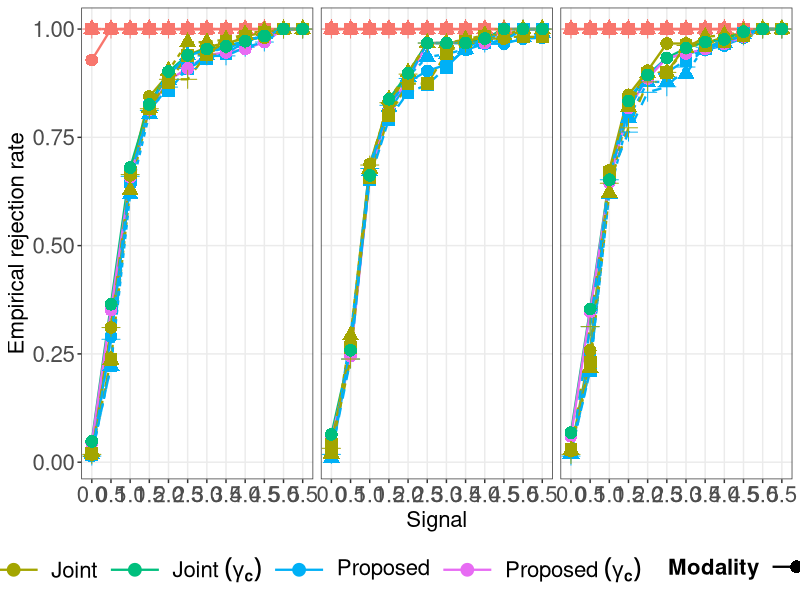
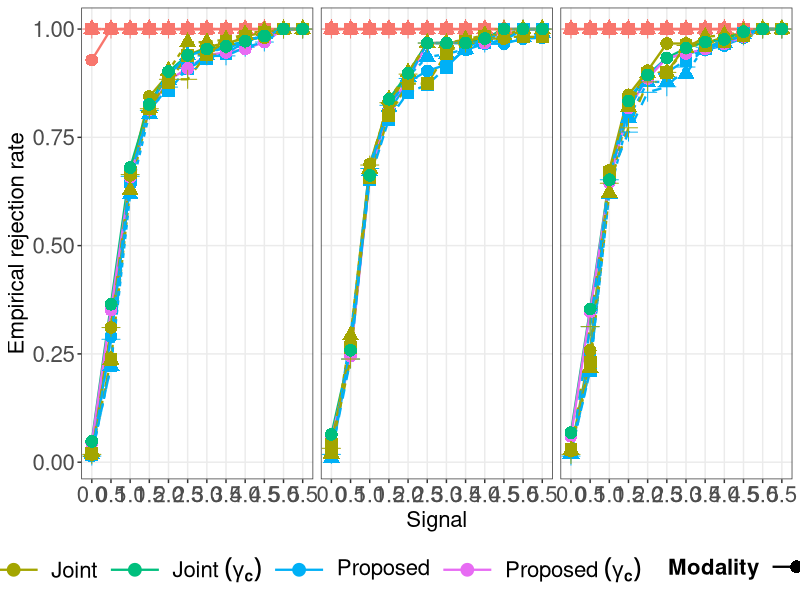

Recreate these plots in R, in order.
library(readr)
library(dplyr)
library(tidyr)
library(xtable)
library(ggplot2)
library(here)
reshape_method <- function(df, method_name, modality_name) {
  df2 <- df %>%
    group_by(V, noise, B) %>%
    mutate(
      setting = cur_group_id(),
      v = F,
      k = modality_name,
      method = method_name
    ) %>%
    ungroup() %>%
    dplyr::select(setting, F, V, noise, B, v, k, pval, method)

  return(df2)
}

plot_noise_allB_from_table <- function(noise_val, B_vals = NULL, v_vals = 1:3, method_vals = NULL, out_png = NULL, all_data_df) {

  sub <- all_data_df %>% filter(noise == noise_val)
  if (!is.null(B_vals)) {
    sub <- sub %>% filter(B %in% B_vals)
  } else {
    B_vals <- sort(unique(sub$B))
  }

  if (!is.null(method_vals)) {
    sub <- sub %>% filter(method %in% method_vals)
  }

  df <- sub %>% filter(V %in% v_vals)

  target_v <- sort(unique(df$v))

  df_sum <- df %>%
    mutate(pval = as.numeric(pval)) %>%
    group_by(B, V, method, k, v) %>%
    summarise(pval = mean(pval, na.rm = TRUE), .groups = "drop") %>%

    filter(!is.na(pval)) %>%

    arrange(B, V, method, k, v) %>%
    group_by(B, V, method, k) %>%
    mutate(pval = cummax(pval)) %>%
    ungroup()

  v_labeller <- function(value) paste0("V", value)

  method_labels <- c(
    "proposed" = "Proposed",
    "jointadjust_lambin" = "joint_lambin",
    "jointadjust" = "Joint",
    "jointadjust ~ (bold(gamma[c]))"="Joint ~ (bold(gamma[c]))"
  )

  modality_labels <- c(
    "kk1" = "1",
    "kk2" = "2",
    "kk3" = "3",
    "kk4" = "4",
    "common" = "common"
  )

  p <- ggplot(df_sum, aes(x = v, y = pval,
                          color = method,
                          shape = factor(k),
                          linetype = factor(k),
                          group = interaction(method, k))) +
    geom_line(linewidth = 0.8, na.rm = TRUE) +
    geom_point(size = 4, na.rm = TRUE) +

    facet_grid(B ~ V, labeller = labeller(V = as_labeller(v_labeller))) +

    scale_x_continuous(breaks = target_v) +

    labs(
      x = "Signal",
      y = "Empirical rejection rate",
      shape = "Modality",
      linetype = "Modality",
      color = "Method"
    ) +
    theme_bw() +
    theme(
      strip.text = element_blank(),
      axis.text = element_text(size = 16),
      axis.title = element_text(size = 16),

      legend.key.size = unit(1.2, "lines"),
      legend.key.width = unit(3, "lines"),
      legend.text = element_text(size = 16),
      legend.title = element_text(size = 16, face = "bold"),
      legend.position = "bottom",
      legend.spacing.x = unit(0.3, "cm"),
      legend.spacing.y = unit(0.1, "cm"),
      panel.grid.minor = element_blank(),
      legend.box.background = element_blank()
    ) +
    scale_color_discrete(labels = function(x) {
      mapped <- method_labels[x]
      mapped[is.na(mapped)] <- x[is.na(mapped)]
      parse(text = mapped)
    }) +
    scale_shape_discrete(labels = modality_labels) +
    scale_linetype_discrete(labels = modality_labels) +

    guides(
      shape = guide_legend(override.aes = list(size = 4, linewidth = 0.8)),
      color = guide_legend(override.aes = list(size = 4, linewidth = 0.8))
    )

  if(!is.null(out_png)){
    ggsave(out_png, p, width = 16, height = 9, dpi = 300)
  }

  return(p)
}



all_data=read.csv(here::here("simulation","Results","gammacsv","gammatest_lowernoise.csv"))
selected_methods <- c("Proposed", "jointadjust","Proposed ~ (bold(gamma[c]))","jointadjust ~ (bold(gamma[c]))","IFRM")

for(ii in 1) {
  dd = plot_noise_allB_from_table(
    noise_val = ii,
    B_vals = c(1),
    method_vals = selected_methods,
    out_png = here::here("simulation","Results","gammacsv","FigS25.png"),
    all_data_df = all_data
  )
  print(dd)
}
